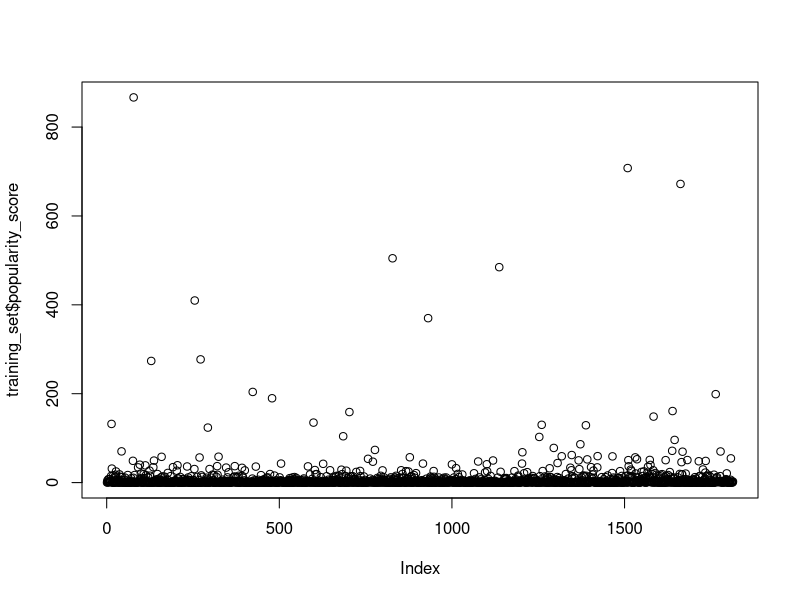
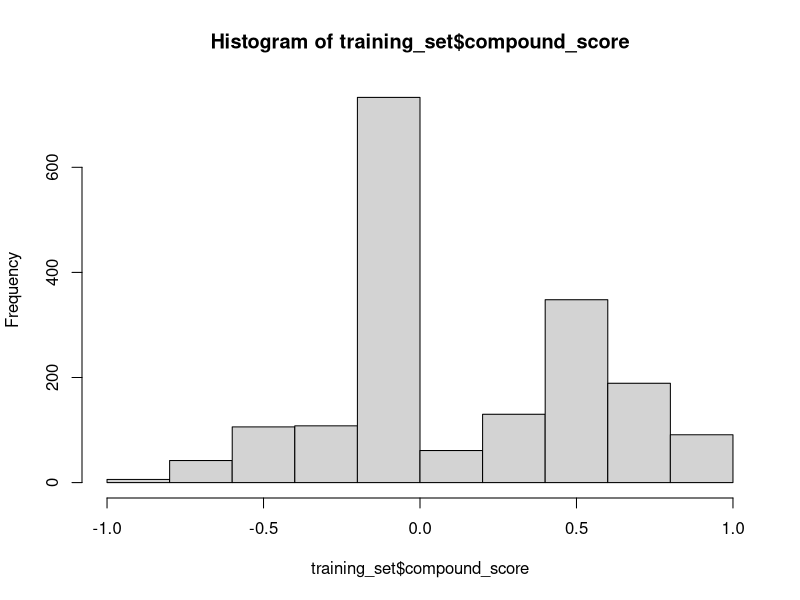
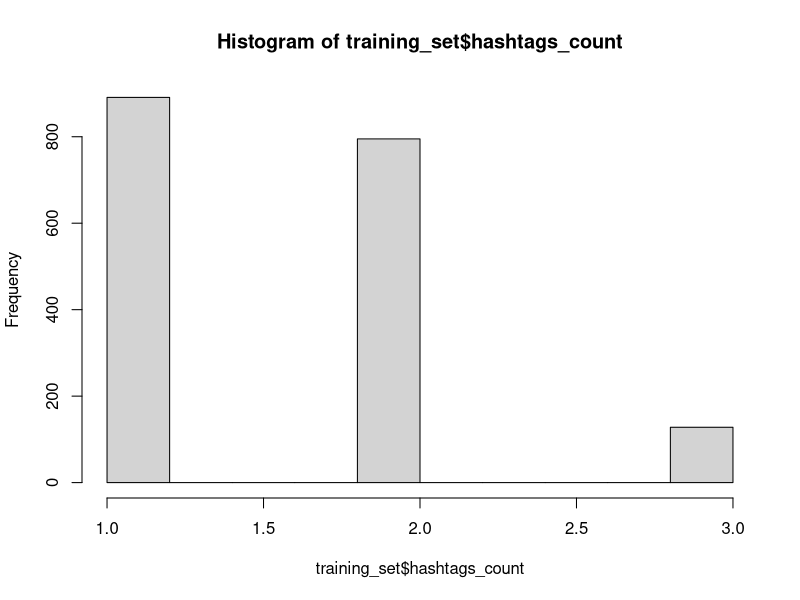

These charts were generated, in order, by the following R code:
getwd()
setwd("/Users/eylulaygun/Desktop/Year\ 5/stat\ 447B/CovidSentimentAnalysis")

# read dataframe and perform basic transformations
df <- read.csv("02-updated_dataframe-apr06.csv")
training_set <- read.csv("training_set.csv")
testing_set <- read.csv("testing_set.csv")


# fix the order of factoring for popularity score 
library(forcats)
training_set$popularity_score_ctg <- as.factor(training_set$popularity_score_ctg)
testing_set$popularity_score_ctg <- as.factor(testing_set$popularity_score_ctg)
training_set$popularity_score_ctg <- fct_infreq(training_set$popularity_score_ctg)
testing_set$popularity_score_ctg <- fct_infreq(testing_set$popularity_score_ctg)
# knn needs factors to be numeric
training_set$popularity_score_ctg <- as.numeric(training_set$popularity_score_ctg)
testing_set$popularity_score_ctg <- as.numeric(testing_set$popularity_score_ctg)
#
training_set$date <- as.Date(training_set$date,tz=Sys.timezone(), format ="%Y-%m-%d") # remove H-M-Sec from date for simplicity
training_set$date2 <- as.numeric(training_set$date - as.Date(as.character("2020-12-12", format = "%Y-%m-%d")))
training_set$user_verified2 <- as.numeric(as.logical(training_set$user_verified))
#
testing_set$date <- as.Date(testing_set$date,tz=Sys.timezone(), format ="%Y-%m-%d") # remove H-M-Sec from date for simplicity
testing_set$date2 <- as.numeric(testing_set$date - as.Date(as.character("2020-12-12", format = "%Y-%m-%d")))
testing_set$user_verified2 <- as.numeric(as.logical(testing_set$user_verified))


# reduce dataframe to variables we are interested in only TODO: include user_verified
training_subset <- training_set[c('popularity_score_ctg', 'compound_score', 'hashtags_count' , 'user_verified2')]
testing_subset <- testing_set[c('popularity_score_ctg', 'compound_score', 'hashtags_count', 'user_verified2')]
training_subset_n <- as.data.frame(training_subset[,2:4])
testing_subset_n <- as.data.frame(testing_subset[,2:4])
training_subset_labels <- training_subset[,1:1]
testing_subset_labels <- testing_subset[,1:1]

table(training_set$hashtags_count)
plot(training_set$popularity_score)
hist(training_set$compound_score)
hist(training_set$hashtags_count) 

# KNN 
# https://towardsdatascience.com/k-nearest-neighbors-algorithm-with-examples-in-r-simply-explained-knn-1f2c88da405c
# https://www.edureka.co/blog/knn-algorithm-in-r/#:~:text=KNN%20which%20stand%20for%20K,algorithm%20with%20a%20simple%20example.
library(class)

set.seed(420)
k_val <- sqrt(nrow(training_set))
k_val_lwr <- floor(k_val)
k_val_uppr <- ceiling(k_val)

knn_lwr <- knn(train = training_subset_n, test= testing_subset_n, cl=training_subset_labels, k = k_val_lwr, prob = TRUE)
knn_uppr <- knn(train = training_subset_n, test= testing_subset_n, cl=training_subset_labels, k = k_val_uppr, prob = TRUE)

# get accuracy
ACC.lwr <- 100 * sum(testing_subset_labels == knn_lwr)/NROW(testing_subset_labels) # 48.406
ACC.uppr <- 100 * sum(testing_subset_labels == knn_uppr)/NROW(testing_subset_labels) # 48.642
ACC.lwr
# get tables
table(testing_subset_labels, knn_lwr)
table(knn_uppr, testing_subset_labels)

sum(testing_subset_labels== knn_lwr)/847


entry1 <- head(training_set[training_set$popularity_score_ctg==3,],1)
entry1$text
entry1 <- training_set[training_set$popularity_score > 866,]
entry1$text

max(training_set$popularity_score)

